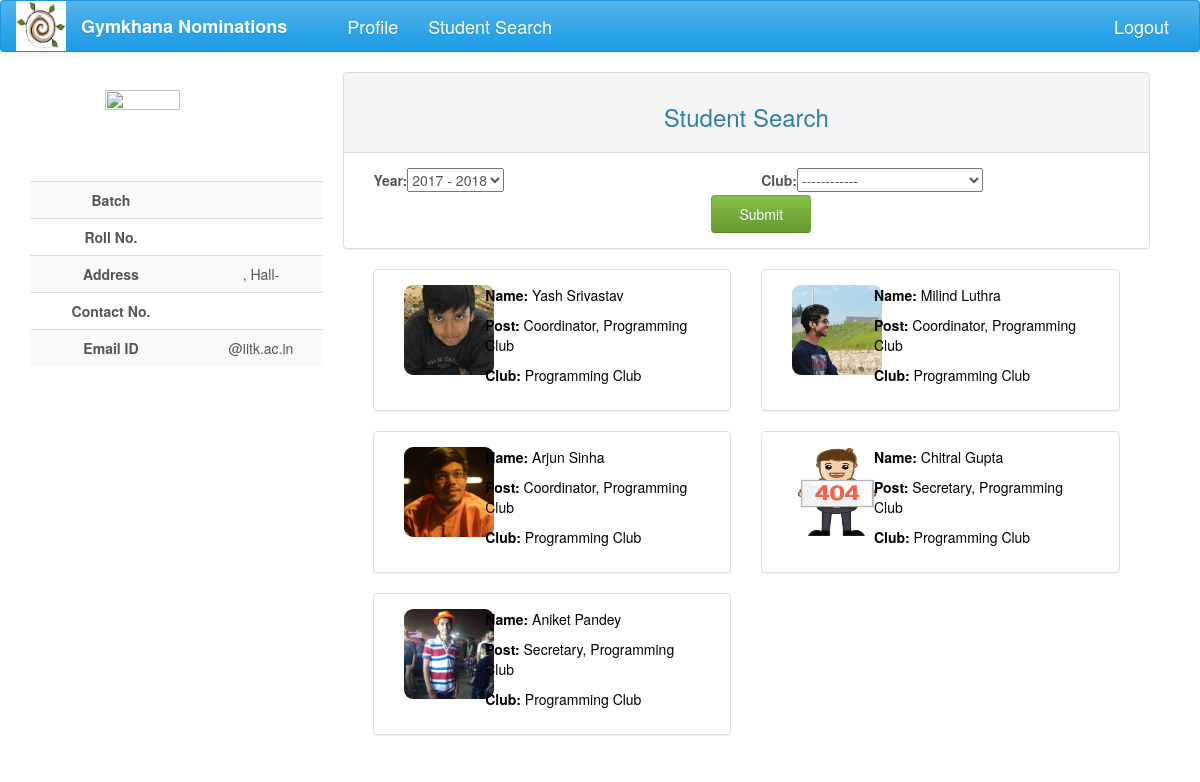
The app's page /info/ with its own data.
### nomi/models.py (models this page shows, shortened)
class PostHistory(models.Model):
    post = models.ForeignKey(Post, on_delete=models.CASCADE, null=True)
    user = models.ForeignKey(User, on_delete=models.CASCADE, null=True)
    start = models.DateField(auto_now_add=True)
    end = models.DateField(null= True,blank=True, editable=True)
    post_session = models.ForeignKey(Session,on_delete = models.CASCADE, null=True)

class UserProfile(models.Model):
    user = models.OneToOneField(User, on_delete=models.CASCADE)
    user_img = models.ImageField(upload_to=user_directory_path, null=True, blank=True)
    name = models.CharField(max_length=40, blank=True)
    roll_no = models.IntegerField(null=True)
    year = models.CharField(max_length=4, choices=YEAR, default='Y16')
    programme = models.CharField(max_length=7, choices=PROGRAMME, default='B.Tech')
    department = models.CharField(max_length=200, choices=DEPT, default='AE')
    hall = models.CharField(max_length=10, choices=HALL, default=1)
    room_no = models.CharField(max_length=10, null=True, blank=True)
    contact = models.CharField(max_length=10, null=True, blank=True)
    def image_url(self):
        if self.user_img and hasattr(self.user_img, 'url'):
            return self.user_img.url
        else:
            return '/static/nomi/img/banner.png'

class Post(models.Model):
    post_name = models.CharField(max_length=500, null=True)
    club = models.ForeignKey(Club, on_delete=models.CASCADE, null=True, blank=True)
    tags = models.ManyToManyField(Club, related_name='club_posts', symmetrical=False, blank=True)
    parent = models.ForeignKey('self', on_delete=models.CASCADE, null=True, blank=True)
    elder_brother = models.ForeignKey('self', related_name="elder", on_delete=models.CASCADE, null=True)
    post_holders = models.ManyToManyField(User, related_name='posts', blank=True)
    post_approvals = models.ManyToManyField('self', related_name='approvals', symmetrical=False, blank=True)
    status = models.CharField(max_length=50, choices=POST_STATUS, default='Post created')
    perms = models.CharField(max_length=200, choices=POST_PERMS, default='normal')
    tag_perms = models.CharField(max_length=20, choices=TAG_PERMS, default='normal')
    def __str__(self):
        return self.post_name

class Club(models.Model):
    club_name = models.CharField(max_length=100, null=True)
    club_parent = models.ForeignKey('self', null=True, blank=True)
    def __str__(self):
        return self.club_name

### info/views.py (the view)
def archieve(request):
    club = None
    session = current_session()
    query_posts = None
    query_users = PostHistory.objects.none()
    if request.method == 'POST':
        session_form = SessionForm(request.POST)
        club_form = ClubForm(request.POST)
        post_form = PostForm(club, request.POST)
        if session_form.is_valid():
            session = Session.objects.get(pk=session_form.cleaned_data['year'])
            if club_form.is_valid():
                if club_form.cleaned_data['club'] == 'NA':
                    club_form = ClubForm
                    post_form = None
                    query_users = PostHistory.objects.filter(post_session=session)
                    return render(request, 'info.html',
                                  context={'club_form': club_form, 'post_form': post_form, 'session_form': session_form,
                                           'query_users': query_users})
                club = Club.objects.get(pk=club_form.cleaned_data['club'])
                if post_form.is_valid():
                    post = Post.objects.filter(pk=post_form.cleaned_data['post'], tags=club)
                    query_posts = post
                    post_form = PostForm(club)
                    query_users = PostHistory.objects.filter(post_session=session , post = query_posts)
                    return render(request, 'info.html',
                              context={'club_form': club_form, 'post_form': post_form,'session_form':session_form,
                                       'query_users': query_users})
                post_form = PostForm(club)
                query_posts = club.club_posts.all()
                session_user = PostHistory.objects.filter(post_session = session)
                for each in query_posts:
                    post_user = PostHistory.objects.filter(post_session = session).filter(post = each)
                    query_users = query_users|post_user
                return render(request, 'info.html',
                          context={'club_form': club_form, 'post_form': post_form,'session_form':session_form,
                                   'query_users': query_users})
    else:
        club_form = ClubForm
        post_form = None
        session_form = SessionForm(initial={'year': session.id})
        query_users = PostHistory.objects.filter(post_session = session)
    return render(request, 'info.html', context={'club_form': club_form, 'post_form': post_form,'session_form':session_form,
                                                  'query_users': query_users})

### info/forms.py
class SessionForm(forms.Form):
    CH = [(session.id, give_session(session.start_year)) for session in Session.objects.all()]
    CH = sorted(CH, key=lambda x: x[1])
    CH = CH[::-1]
    year = forms.ChoiceField( choices= CH,  widget=forms.Select , initial=current_session())

### info/forms.py (called while the page is built)
def current_session():
    now = date.today()
    end = now.replace(day=31, month=3, year=now.year)
    if end > now:
        st_year = now.year - 1
    else:
        st_year = now.year
    session = Session.objects.filter(start_year=st_year).first()
    if session == None:
        session = Session.objects.create(start_year=st_year)
    return session

### nomi/global_contexts.py (called while the page is built)
def context(request):
    if request.user.is_authenticated:
        try:
            my_profile = UserProfile.objects.get(user=request.user)
            my_posts = Post.objects.filter(post_holders=request.user)
            length = len(my_posts)
            senate = False
            for post in my_posts:
                if post.perms == 'can ratify the post':
                    senate = True
            return {'my_posts': my_posts, 'my_profile': my_profile, 'senate': senate, 'length': length}
        except ObjectDoesNotExist:
            return {'my_posts': 0, 'my_profile': 0}
    else:
        return {'my_posts': 0, 'my_profile': 0}

### info/templates/info.html (shortened to what this page needs)
<!DOCTYPE html>
<html lang="en">
{% load staticfiles %}
{% load bootstrap %}
<head>
    <link href="https://maxcdn.bootstrapcdn.com/bootswatch/3.3.7/cerulean/bootstrap.min.css" rel="stylesheet"
>
    <link href="https://maxcdn.bootstrapcdn.com/font-awesome/4.7.0/css/font-awesome.min.css" rel="stylesheet"
>
    <link rel="stylesheet" href="{% static 'nomi/css/main.css' %}" type="text/css">
</head>
<body>
{% block navigation %}
<nav class="navbar navbar-default" id="navbar">
    <div class="container-fluid">
        <div class="navbar-header">
            <a href="#">
                <div>
                    <img src="{% static 'nomi/img/gym.jpg' %}" width="50" height="50">
                </div>
            </a>
        </div>
        <div class="collapse navbar-collapse" id="bs-example-navbar-collapse-1">
            <ul class="nav navbar-nav">
                <li><a href="{% url 'index' %}" id="brand">Gymkhana Nominations</a></li>
                <li><a href="{% url 'profile' %}" id="navbar-links">Profile</a></li>
                <li><a href="{% url 'info:info' %}" id="navbar-links">Student Search</a></li>
            </ul>
            <ul class="nav navbar-nav navbar-right">
                <li id="navbar-links"><a href="{% url 'logout' %}?next={% url 'login' %}">Logout</a></li>
            </ul>
        </div>
    </div>
</nav>
{% endblock %}
<div class="container-fluid">
    <div  class="row profile">
        <div class="col-lg-3 col-md-3">
            {% block profile %}
            <div id="profile" class="profile-sidebar" style="position:fixed">
                <div class="profile-userpic">
                    <img src="{{ my_profile.image_url }}" class="img-responsive" alt="">
                </div>
                <div class="profile-usertitle">
                    <div class="profile-usertitle-job">
                        {{my_profile.programme}} <br> {{my_profile.department}}
                    </div>
                </div>
                <div class="profile-usermenu">
                    <table class="table table-striped table-hover ">
                        <tbody>
                        <tr>
                            <td id="topic">Batch</td>
                            <td>{{my_profile.year}} </td>
                        </tr>
                        <tr>
                            <td id="topic">Roll No.</td>
                            <td>{{my_profile.roll_no}} </td>
                        </tr>
                        <tr>
                            <td id="topic">Address</td>
                            <td>{{my_profile.room_no}} , Hall-{{my_profile.hall}}</td>
                        </tr>
                        <tr>
                            <td id="topic">Contact No.</td>
                            <td>{{ my_profile.contact }}</td>
                        </tr>
                        <tr>
                            <td id="topic">Email ID</td>
                            <td>{{my_profile.user}}@iitk.ac.in</td>
                        </tr>
                        </tbody>
                    </table>
                </div>
            </div>
            {% endblock %}
        </div>
        <div class="col-lg-9 col-md-9">
            {% block content %}
                <div class="profile-content ">
                    <div class="panel panel-default">
                        <div class="panel-heading">
                            <div class="row">
                                <h3>Student Search</h3>
                            </div>
                        </div>
                        <div class="panel-body">
                            {% if not post_form %}
                                <form action="" method="post">
                                    <div class="col-lg-6">
                                        {{session_form|bootstrap}}
                                    </div>
                                    <div class="col-lg-6">
                                        {{club_form|bootstrap}}
                                    </div>
                                    <div class="col-lg-12 text-center">
                                        <input type="submit" value="Submit" class="btn btn-success nomi-filter" />
                                    </div>
                                </form>
                            {% endif %}
                        </div>
                    </div>
                <div class="container-fluid">
                    {% for each in query_users %}
                            <div class="row-fluid">
                                <div class="col-lg-6">
                                    {% if each.user.userprofile %}
                                        <a style="color: black;" href="{% url 'public_profile' each.user.userprofile.pk %}"><div class="panel panel-default panel-success">
                                            <div class="panel-body">
                                                <div class="col-lg-3">
                                                    <img style="border-radius: 10%" src="{{ each.user.userprofile.image_url }}" alt="Pic here"
                                                    width="90px" height="90px">
                                                </div>
                                                <div class="col-lg-9">
                                                    <p style="text-decoration: none"><span style="font-weight: bold;">
                                                        Name: </span>{{ each.user.userprofile.name }}</p>
                                                    <p style="text-decoration: none"><span style="font-weight: bold;">
                                                        Post: </span>{{ each.post }}</p>
                                                    <p style="text-decoration: none"><span style="font-weight: bold;">
                                                        Club: </span>{{ each.post.club }}</p>
                                                </div>
                                            </div>
                                        </div></a>
                                    {% endif %}
                                </div>
                            </div>
                    {% endfor %}
                </div>
         </div>
    </div>
</div>
{% endblock %}
        </div>
</body>
</html>

### nomi/static/nomi/css/main.css (style rules this page uses)
#brand { text-decoration: none; font-size: large; font-weight: bold; margin-right: 30px; }
#navbar-links { font-size: large; }
#navbar { position: fixed; width: 100%; z-index: 100; }
body { background: #ffffff; }
.profile { margin: 20px 0; }
.profile-sidebar { padding: 20px 0 10px 0; width: 300px; margin-top: 50px; }
.profile-userpic img { float: none; margin: 0 auto; width: 50%; height: 50%; }
.profile-usertitle { text-align: center; margin-top: 20px; }
.profile-usertitle-job { text-transform: uppercase; color: #5b9bd1; font-size: 12px; font-weight: 600; margin-bottom: 15px; }
.profile-usermenu { margin-top: 30px; }
.profile-usermenu table tbody tr td { text-align: center; }
#topic { font-weight: bolder; }
.profile-content { z-index: 0; margin-top: 32px; padding: 20px; background: #ffffff; min-height: 460px; }
.btn { width: 150px; }
.panel-default .panel-heading { text-align: center; font-size: large; }
.nomi-filter { margin-left: 30px; width: 100px; }
.panel-body p span { margin-bottom: 20px; }
.panel-success { transition: box-shadow 0.2s; }

### records on screen
PostHistory: user.userprofile.image_url (picture), user.userprofile.name "Yash Srivastav", post "Coordinator, Programming Club", post.club "Programming Club"
PostHistory: user.userprofile.image_url (picture), user.userprofile.name "Milind Luthra", post "Coordinator, Programming Club", post.club "Programming Club"
PostHistory: user.userprofile.image_url (picture), user.userprofile.name "Arjun Sinha", post "Coordinator, Programming Club", post.club "Programming Club"
PostHistory: shows a picture, user.userprofile.name "Chitral Gupta", post "Secretary, Programming Club", post.club "Programming Club"
PostHistory: user.userprofile.image_url (picture), user.userprofile.name "Aniket Pandey", post "Secretary, Programming Club", post.club "Programming Club"
